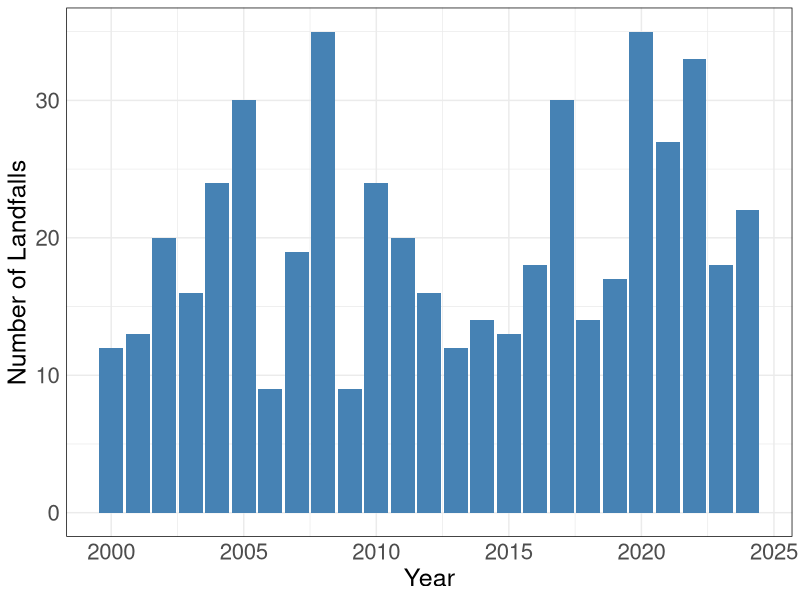
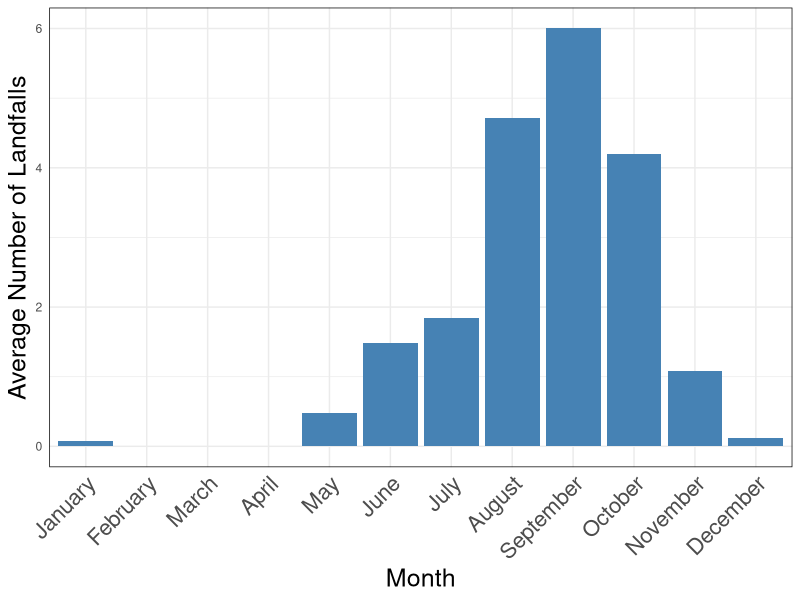
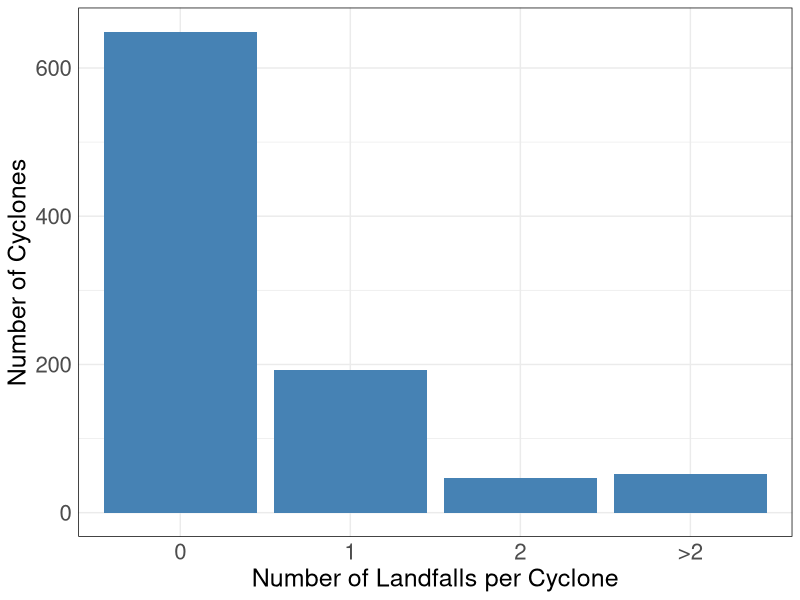
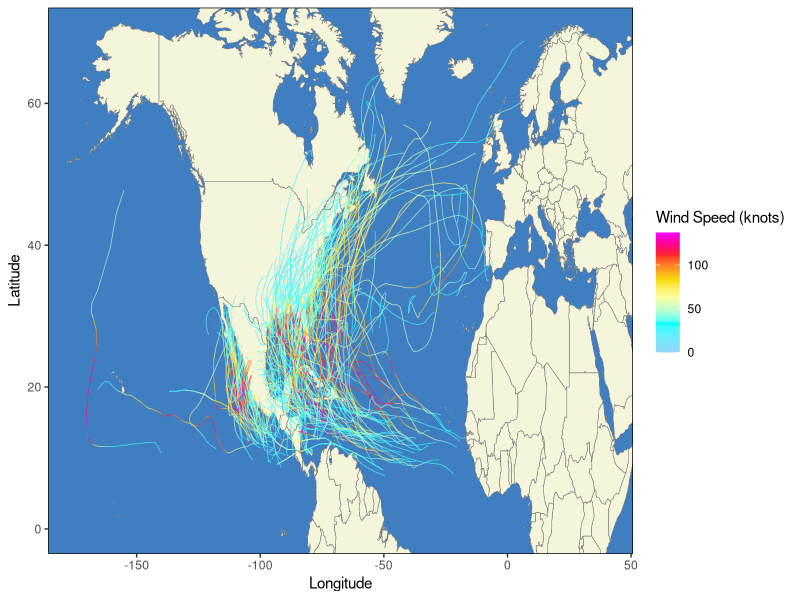
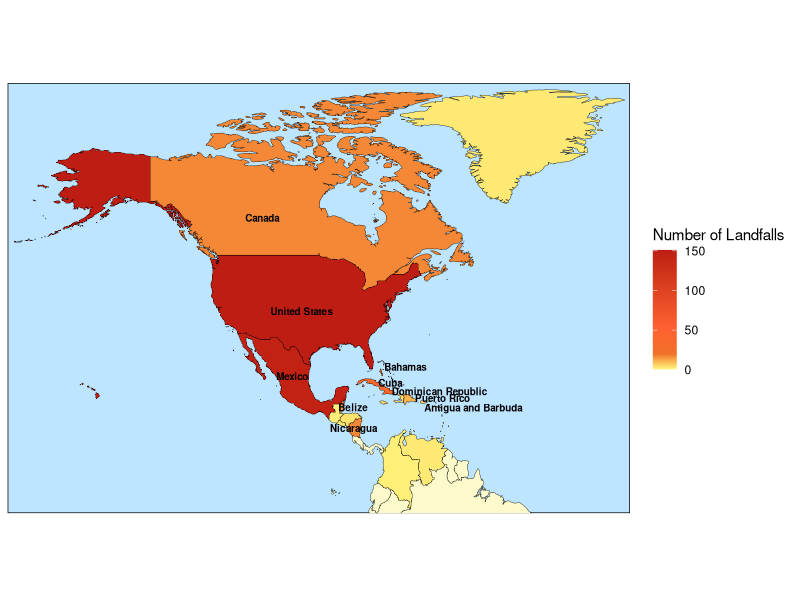
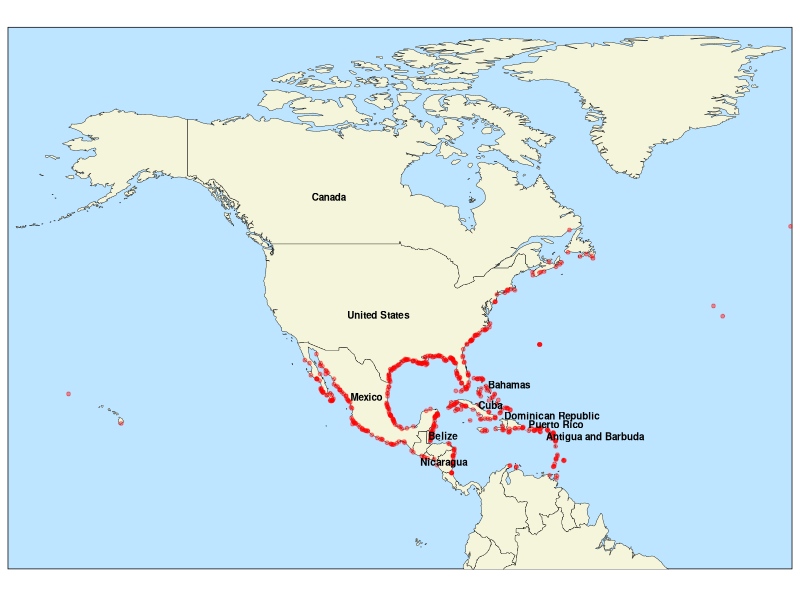
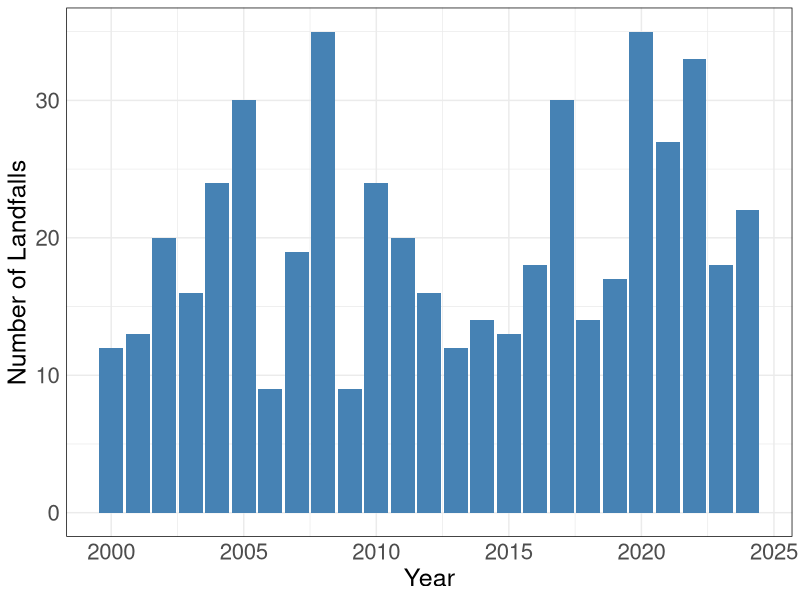
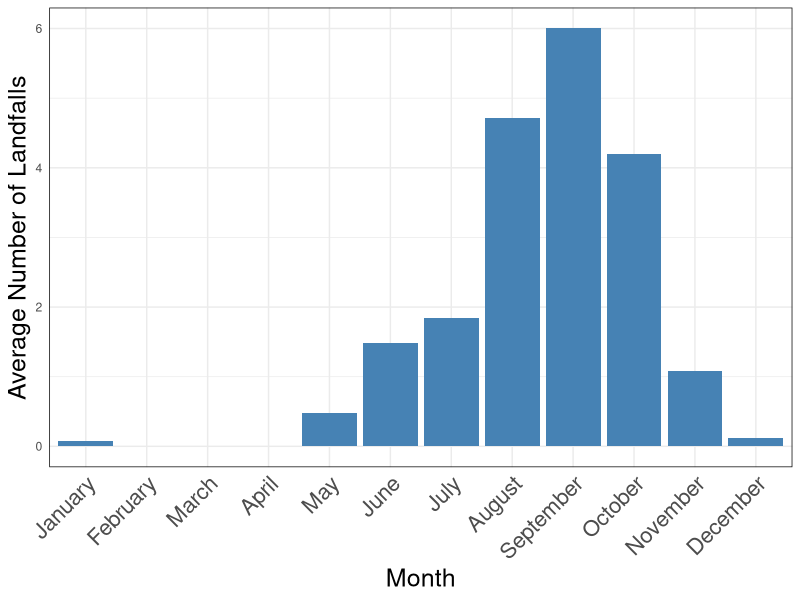

Reproduce these figures in R, in order.
# in this script, we perform an exploratory data analysis of our cyclone
# track data from the HURDAT2 data set
# we are interested in the number of cyclone landfalls per year
# and any seasonality effects

library(dplyr)
library(magrittr)
library(here)
library(tidyr)
library(ggplot2)
library(stringr)
library(data.table)
library(scales)
library(sf)
library(rnaturalearth)


#==============================================================================
# we load our data set
#==============================================================================

hurricane_data <- read.csv(here("data", "derived", "hurricane-data.csv"))
landfall_data <- read.csv(here("data", "derived", "landfall-data.csv"))

#==============================================================================
# we want to plot the number of landfalls per year from 1900-2024 
#==============================================================================

landfalls_per_year <- landfall_data %>%
  group_by(YEAR) %>%
  summarise(CYCLONE_NUM = n(), .groups = "drop")

# Plot
p1 <- ggplot(landfalls_per_year, aes(x = YEAR, y = CYCLONE_NUM)) +
  geom_col(fill = "steelblue") +
  labs(x = "Year",
       y = "Number of Landfalls") +
  theme_minimal()+
  theme(panel.border = element_rect(color = "black", fill = NA),
        axis.text = element_text(size = 16), 
        axis.title = element_text(size = 18))

p1

# save output
ggsave(here("outputs", "eda-hurricane-data", "landfalls-per-year.pdf"), 
       plot = p1, 
       height = 4.5, 
       width = 7, 
       dpi=600)


#==============================================================================
# we check for a monthly seasonality component 
#==============================================================================

# calculate average number of cyclone landfalls per month (across 2000-2024)
landfalls_per_month_and_year <- landfall_data %>%
  group_by(YEAR, MONTH) %>%
  summarise(LANDFALL_NUM = n(), .groups = "drop")

# we notice some months are missing from our data set
# this is because no cyclones occurred in those months
# we now add the missing months with a count of zero
all_months_years <- CJ(MONTH = 1:12, YEAR = 2000:2024)

# also replace month numbers with month names
landfalls_per_month_and_year <- left_join(all_months_years, 
                                    landfalls_per_month_and_year, 
                                    by = c("MONTH", "YEAR"))

landfalls_per_month_and_year <- landfalls_per_month_and_year %>%
  mutate(LANDFALL_NUM = replace_na(LANDFALL_NUM, 0), MONTH = month.name[MONTH])

avg_landfalls_per_month <- landfalls_per_month_and_year %>%
  group_by(MONTH) %>%
  summarise(AVG_LANDFALLS = mean(LANDFALL_NUM))


# plot average number of cyclones per month
p2 <- ggplot(avg_landfalls_per_month, aes(x = factor(MONTH, levels = month.name), 
                                         y = AVG_LANDFALLS)) +
  geom_col(fill = "steelblue") +
  labs(x = "Month",
       y = "Average Number of Landfalls") +
  theme_minimal() +
  theme(panel.border = element_rect(color = "black", fill = NA),
        axis.title = element_text(size = 18), 
        axis.text.x = element_text(size = 16, angle = 45,vjust = 1,hjust = 1))
p2
# we see a significant increase in the number of cyclones in August-October

# save output
ggsave(here("outputs", "eda-hurricane-data", "avg-landfalls-per-month.pdf"), 
       plot = p2,
       height = 4.5,
       width = 7, dpi=600)

#==============================================================================
# we now want to look closer into how many times cyclones landfall
#==============================================================================

# number of landfalls for each cyclone
landfall_statistics <- hurricane_data %>%
  group_by(STORM_ID) %>%
  summarise(LANDFALL_NUM = sum(RECORD_ID == "L"))

# categorise cyclones based on how many times they landfall
landfall_statistics <- landfall_statistics %>%
  mutate(CATEGORY = case_when(
    LANDFALL_NUM == 0 ~ '0',
    LANDFALL_NUM == 1 ~ '1',
    LANDFALL_NUM == 2 ~ '2',
    LANDFALL_NUM > 2  ~ ">2"))

# Count how many cyclones fall into each category
landfall_summary <- landfall_statistics %>%
  group_by(CATEGORY) %>%
  summarise(NUM = n())

# plot results
p3 <- ggplot(landfall_summary, aes(x = factor(CATEGORY, levels = CATEGORY), y = NUM)) +
  geom_col(fill = "steelblue") +
  labs(x = "Number of Landfalls per Cyclone",
       y = "Number of Cyclones") +
  theme_minimal() +
  theme(panel.border = element_rect(color = "black", fill = NA),
        axis.text = element_text(size = 16), 
        axis.title = element_text(size = 18))

p3

# save output
ggsave(here("outputs","eda-hurricane-data", "nbr-cyclone-landfalls.pdf"), 
       plot = p3, 
       height = 4.5, 
       width = 7, 
       dpi=600)

#==============================================================================
# we also want to inspect cyclone paths for cyclones that landfall 2000-2024
#==============================================================================

# we load our world map data
world <- map_data("world")


# we now select all the hurricanes that landfall at least once
landfall_hurricanes <- landfall_data %>%
  distinct(STORM_ID)

landfall_cyclones <- hurricane_data %>%
  filter(STORM_ID %in% landfall_hurricanes$STORM_ID)


landfall_cyclones <- landfall_cyclones %>%
  mutate(TIME = sprintf("%04s", as.integer(TIME)),
    DATE_TIME = as.POSIXct(paste(YEAR, 
                                 MONTH, 
                                 DAY, 
                                 str_sub(TIME, 1, 2), 
                                 str_sub(TIME, 3, 4)),
                      format = "%Y %m %d %H %M"))

# plot map
p4 <- ggplot() +
  # world map 
  geom_polygon(data = world,
               aes(x = long, y = lat, group = group), 
               fill = "beige", 
               col = "#808080", 
               linewidth = 0.2) +  
  theme(panel.background = element_rect(fill = "#3f7ec0", color = NA),
        panel.grid.major = element_blank(), 
        panel.grid.minor = element_blank(),
        panel.border = element_rect(color = "black", fill = NA)) +
  geom_path(data = landfall_cyclones, aes(x = LON, 
                                      y = LAT, 
                                      group = STORM_ID, 
                                      color = WIND), 
            linewidth = 0.3, alpha = 0.7) +
  scale_color_gradientn(colours = c("#94d6f8", "cyan","#fbff9f","#f8e007","#fd9920","#ff1f2d", "#ee00ff"),
                        values = rescale(c(0, 33, 63, 82, 95, 112, 137)),
                        limits = c(0, 137)) + 
  coord_cartesian( xlim = c(-175, 40), ylim = c(0, 70)) + 
  labs(x = "Longitude", 
       y = "Latitude", 
       color = "Wind Speed (knots)") +
  theme(legend.position = "right")

p4

# save output
ggsave(here("outputs", "eda-hurricane-data", "landfall-map.pdf"), 
       plot =p4,
       height = 4, 
       width = 10, 
       dpi=600)


#==============================================================================
# we now want to examine which countries have had the most landfalls since 2000
#==============================================================================

# we count the number of landfalls per country
landfalls_per_location <- landfall_data %>%
  group_by(LOCATION) %>%
  summarise(LANDFALL_NUM = n(), .groups = "drop")

# add landfall count to countries sf object for plotting to get geometry of 
# landfall locations
countries <- ne_countries(scale = 'medium', 
                          returnclass = c("sf"), 
                          continent = c("North America", "South America"))


landfalls_per_location <- countries[, c("name_long", "geometry")] %>%
  left_join(landfalls_per_location, 
            by = c("name_long" = "LOCATION")) 

# replace NA rows with 0
landfalls_per_location <- landfalls_per_location %>%
  mutate(LANDFALL_NUM = ifelse(is.na(LANDFALL_NUM), 0, LANDFALL_NUM))

# find 10 countries with the most landfalls and save these in a dataset
top_ten_landfall_locations <- landfalls_per_location %>%
  arrange(desc(LANDFALL_NUM))

top_ten_landfall_locations <- top_ten_landfall_locations[1:10,]

# plot map of countries most at risk
p5 <- ggplot(data = landfalls_per_location) +
  geom_sf(aes(fill = LANDFALL_NUM), color = "black", linewidth = 0.125) +
  coord_sf(xlim = c(-180, -10), ylim = c(-5, 85), expand = FALSE) +
  scale_fill_gradientn(
    colors = c("#fcf9cb", "#fef67e","#f07028", "#ff6232", "#bd1d12"),  
    values = rescale(c(0, 1, 20, 50, 150))) +
  theme_minimal() +
  labs(fill = "Number of Landfalls") +
  geom_sf_text(data = top_ten_landfall_locations, 
               aes(label = name_long), 
               size = 2.5, 
               fontface = "bold", 
               color = "black",
               nudge_x = case_when(
                 top_ten_landfall_locations$name_long == "Dominican Republic" ~ 8, 
                 top_ten_landfall_locations$name_long == "Belize" ~ 3,  
                 top_ten_landfall_locations$name_long == "Cuba" ~ 2.5, 
                 top_ten_landfall_locations$name_long == "Puerto Rico" ~ 5.2,
                 top_ten_landfall_locations$name_long == "Bahamas" ~ 7,
                 top_ten_landfall_locations$name_long == "Antigua and Barbuda" ~ 9,
                 .default = 0), 
               nudge_y = case_when(
                 top_ten_landfall_locations$name_long == "Cuba" ~ 0.75,
                 top_ten_landfall_locations$name_long == "Puerto Rico" ~ 0.85,
                 top_ten_landfall_locations$name_long == "Dominican Republic" ~ 1.75,  
                 top_ten_landfall_locations$name_long == "Bahamas" ~ -1,
                 .default = 0)) +
  theme(
    axis.text = element_blank(),  
    axis.title = element_blank(),  
    panel.background = element_rect(fill = "#bde5ff"),
    panel.grid = element_blank()
  )


p5

# save output
ggsave(here("outputs", "eda-hurricane-data", "landfall-countries.pdf"), 
       plot =p5,
       height = 10, 
       width = 10, 
       dpi=600)


#==============================================================================
# finally we map specific landfall locations
#==============================================================================

p6 <- ggplot(data = landfalls_per_location) +
  geom_sf(fill = "beige", color = "black", linewidth = 0.125)+
  geom_point(data = landfall_data, 
             aes(x = LON, y = LAT), 
             color = "red", 
             alpha = 0.4, 
             size = 1) +
  coord_sf(xlim = c(-180, -10), ylim = c(-5, 85), expand = FALSE) +
  theme_minimal() +
  labs(fill = "Number of Landfalls") +
  geom_sf_text(data = top_ten_landfall_locations, 
               aes(label = name_long), 
               size = 2.5, 
               fontface = "bold", 
               color = "black",
               nudge_x = case_when(
                 top_ten_landfall_locations$name_long == "Dominican Republic" ~ 8, 
                 top_ten_landfall_locations$name_long == "Belize" ~ 3,  
                 top_ten_landfall_locations$name_long == "Cuba" ~ 2.5, 
                 top_ten_landfall_locations$name_long == "Puerto Rico" ~ 5.2,
                 top_ten_landfall_locations$name_long == "Bahamas" ~ 7,
                 top_ten_landfall_locations$name_long == "Antigua and Barbuda" ~ 9,
                 .default = 0), 
               nudge_y = case_when(
                 top_ten_landfall_locations$name_long == "Cuba" ~ 0.75,
                 top_ten_landfall_locations$name_long == "Puerto Rico" ~ 0.85,
                 top_ten_landfall_locations$name_long == "Dominican Republic" ~ 1.75,  
                 top_ten_landfall_locations$name_long == "Bahamas" ~ -1,
                 .default = 0)) +
  theme(
    axis.text = element_blank(),  
    axis.title = element_blank(),  
    panel.background = element_rect(fill = "#bde5ff"),
    panel.grid = element_blank()
  )

p6

# save output
ggsave(here("outputs", "eda-hurricane-data", "landfall-locations.pdf"), 
       plot =p6,
       height = 10, 
       width = 10, 
       dpi=600)
  
